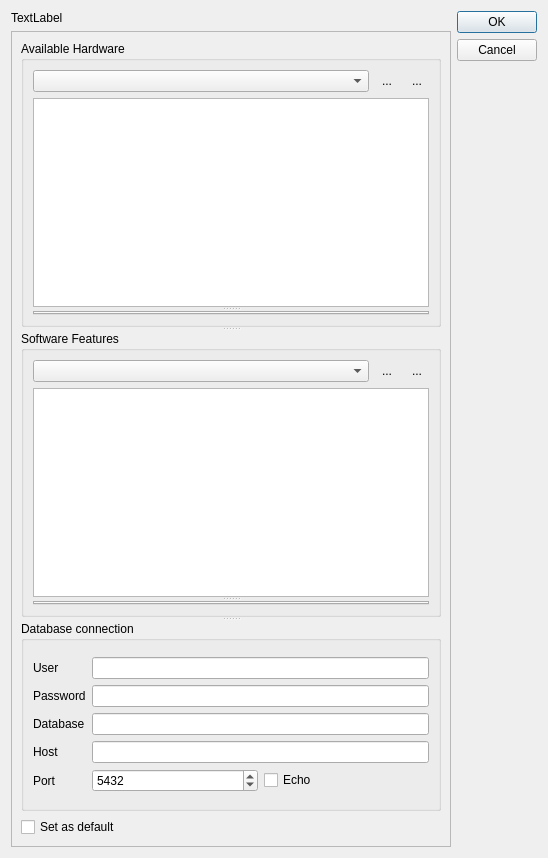
<?xml version="1.0" encoding="UTF-8"?>
<ui version="4.0">
 <class>Dialog</class>
 <widget class="QDialog" name="Dialog">
  <property name="geometry">
   <rect>
    <x>0</x>
    <y>0</y>
    <width>548</width>
    <height>858</height>
   </rect>
  </property>
  <property name="windowTitle">
   <string>Project Selection</string>
  </property>
  <layout class="QHBoxLayout" name="horizontalLayout_3">
   <item>
    <layout class="QVBoxLayout" name="verticalLayout">
     <item>
      <widget class="QLabel" name="infoLabel">
       <property name="text">
        <string>TextLabel</string>
       </property>
       <property name="wordWrap">
        <bool>true</bool>
       </property>
      </widget>
     </item>
     <item>
      <widget class="QScrollArea" name="scrollArea">
       <property name="widgetResizable">
        <bool>true</bool>
       </property>
       <widget class="QWidget" name="scrollAreaWidgetContents_2">
        <property name="geometry">
         <rect>
          <x>0</x>
          <y>0</y>
          <width>445</width>
          <height>817</height>
         </rect>
        </property>
        <layout class="QVBoxLayout" name="verticalLayout_5">
         <item>
          <widget class="QSplitter" name="splitter_3">
           <property name="orientation">
            <enum>Qt::Vertical</enum>
           </property>
           <property name="childrenCollapsible">
            <bool>false</bool>
           </property>
           <widget class="QGroupBox" name="groupBox_2">
            <property name="title">
             <string>Available Hardware</string>
            </property>
            <layout class="QVBoxLayout" name="verticalLayout_2">
             <item>
              <layout class="QHBoxLayout" name="horizontalLayout_2">
               <item>
                <widget class="QComboBox" name="hardwareComboBox"/>
               </item>
               <item>
                <widget class="QToolButton" name="addHardwareButton">
                 <property name="text">
                  <string>...</string>
                 </property>
                 <property name="icon">
                  <iconset resource="Experiment.qrc">
                   <normaloff>:/openicon/icons/edit-add.png</normaloff>:/openicon/icons/edit-add.png</iconset>
                 </property>
                 <property name="autoRaise">
                  <bool>true</bool>
                 </property>
                </widget>
               </item>
               <item>
                <widget class="QToolButton" name="removeHardwareButton">
                 <property name="text">
                  <string>...</string>
                 </property>
                 <property name="icon">
                  <iconset resource="Experiment.qrc">
                   <normaloff>:/openicon/icons/edit_remove.png</normaloff>:/openicon/icons/edit_remove.png</iconset>
                 </property>
                 <property name="autoRaise">
                  <bool>true</bool>
                 </property>
                </widget>
               </item>
              </layout>
             </item>
             <item>
              <widget class="QSplitter" name="splitter">
               <property name="orientation">
                <enum>Qt::Vertical</enum>
               </property>
               <widget class="QListWidget" name="hardwareListWidget">
                <property name="styleSheet">
                 <string notr="true">QListWidget:item:selected:active {background: darkBlue;color: white;} QListWidget:item:selected:!active {background: darkBlue;color: white;} QListWidget:item:selected:disabled {background: darkBlue;color: white;} QListWidget:item:selected:!disabled {background: darkBlue;color: white;}</string>
                </property>
               </widget>
               <widget class="QTabWidget" name="hardwareTabWidget">
                <property name="currentIndex">
                 <number>-1</number>
                </property>
               </widget>
              </widget>
             </item>
            </layout>
           </widget>
           <widget class="QGroupBox" name="groupBox_3">
            <property name="title">
             <string>Software Features</string>
            </property>
            <layout class="QVBoxLayout" name="verticalLayout_4">
             <item>
              <layout class="QHBoxLayout" name="horizontalLayout_4">
               <item>
                <widget class="QComboBox" name="softwareComboBox"/>
               </item>
               <item>
                <widget class="QToolButton" name="addSoftwareButton">
                 <property name="text">
                  <string>...</string>
                 </property>
                 <property name="icon">
                  <iconset resource="Experiment.qrc">
                   <normaloff>:/openicon/icons/edit-add.png</normaloff>:/openicon/icons/edit-add.png</iconset>
                 </property>
                 <property name="autoRaise">
                  <bool>true</bool>
                 </property>
                </widget>
               </item>
               <item>
                <widget class="QToolButton" name="removeSoftwareButton">
                 <property name="text">
                  <string>...</string>
                 </property>
                 <property name="icon">
                  <iconset resource="Experiment.qrc">
                   <normaloff>:/openicon/icons/edit_remove.png</normaloff>:/openicon/icons/edit_remove.png</iconset>
                 </property>
                 <property name="autoRaise">
                  <bool>true</bool>
                 </property>
                </widget>
               </item>
              </layout>
             </item>
             <item>
              <widget class="QSplitter" name="splitter_2">
               <property name="orientation">
                <enum>Qt::Vertical</enum>
               </property>
               <widget class="QListWidget" name="softwareListWidget"/>
               <widget class="QTabWidget" name="softwareTabWidget">
                <property name="currentIndex">
                 <number>-1</number>
                </property>
               </widget>
              </widget>
             </item>
            </layout>
           </widget>
           <widget class="QGroupBox" name="groupBox">
            <property name="title">
             <string>Database connection</string>
            </property>
            <layout class="QVBoxLayout" name="verticalLayout_3">
             <item>
              <layout class="QGridLayout" name="gridLayout_2">
               <item row="5" column="1">
                <widget class="QSpinBox" name="portEdit">
                 <property name="maximum">
                  <number>999999999</number>
                 </property>
                 <property name="value">
                  <number>5432</number>
                 </property>
                </widget>
               </item>
               <item row="2" column="0">
                <widget class="QLabel" name="label_9">
                 <property name="text">
                  <string>Password</string>
                 </property>
                </widget>
               </item>
               <item row="3" column="0">
                <widget class="QLabel" name="label_10">
                 <property name="text">
                  <string>Database</string>
                 </property>
                </widget>
               </item>
               <item row="0" column="0">
                <widget class="QLabel" name="label_8">
                 <property name="text">
                  <string>User</string>
                 </property>
                </widget>
               </item>
               <item row="5" column="0">
                <widget class="QLabel" name="label_12">
                 <property name="text">
                  <string>Port</string>
                 </property>
                </widget>
               </item>
               <item row="4" column="0">
                <widget class="QLabel" name="label_11">
                 <property name="text">
                  <string>Host</string>
                 </property>
                </widget>
               </item>
               <item row="5" column="2">
                <widget class="QCheckBox" name="echoCheck">
                 <property name="text">
                  <string>Echo</string>
                 </property>
                </widget>
               </item>
               <item row="4" column="1" colspan="2">
                <widget class="QLineEdit" name="hostEdit"/>
               </item>
               <item row="3" column="1" colspan="2">
                <widget class="QLineEdit" name="databaseEdit"/>
               </item>
               <item row="2" column="1" colspan="2">
                <widget class="QLineEdit" name="passwordEdit">
                 <property name="echoMode">
                  <enum>QLineEdit::Password</enum>
                 </property>
                </widget>
               </item>
               <item row="0" column="1" colspan="2">
                <widget class="QLineEdit" name="userEdit">
                 <property name="sizePolicy">
                  <sizepolicy hsizetype="Expanding" vsizetype="Fixed">
                   <horstretch>1</horstretch>
                   <verstretch>0</verstretch>
                  </sizepolicy>
                 </property>
                </widget>
               </item>
              </layout>
             </item>
            </layout>
           </widget>
          </widget>
         </item>
         <item>
          <widget class="QCheckBox" name="defaultCheckBox">
           <property name="text">
            <string>Set as default</string>
           </property>
          </widget>
         </item>
        </layout>
        <zorder></zorder>
        <zorder>groupBox_2</zorder>
        <zorder>groupBox_3</zorder>
        <zorder>groupBox</zorder>
        <zorder>defaultCheckBox</zorder>
       </widget>
      </widget>
     </item>
    </layout>
   </item>
   <item>
    <widget class="QDialogButtonBox" name="buttonBox">
     <property name="orientation">
      <enum>Qt::Vertical</enum>
     </property>
     <property name="standardButtons">
      <set>QDialogButtonBox::Cancel|QDialogButtonBox::Ok</set>
     </property>
    </widget>
   </item>
  </layout>
 </widget>
 <tabstops>
  <tabstop>userEdit</tabstop>
  <tabstop>passwordEdit</tabstop>
  <tabstop>databaseEdit</tabstop>
  <tabstop>hostEdit</tabstop>
  <tabstop>portEdit</tabstop>
  <tabstop>buttonBox</tabstop>
 </tabstops>
 <resources>
  <include location="Experiment.qrc"/>
 </resources>
 <connections>
  <connection>
   <sender>buttonBox</sender>
   <signal>accepted()</signal>
   <receiver>Dialog</receiver>
   <slot>accept()</slot>
   <hints>
    <hint type="sourcelabel">
     <x>248</x>
     <y>254</y>
    </hint>
    <hint type="destinationlabel">
     <x>157</x>
     <y>274</y>
    </hint>
   </hints>
  </connection>
  <connection>
   <sender>buttonBox</sender>
   <signal>rejected()</signal>
   <receiver>Dialog</receiver>
   <slot>reject()</slot>
   <hints>
    <hint type="sourcelabel">
     <x>316</x>
     <y>260</y>
    </hint>
    <hint type="destinationlabel">
     <x>286</x>
     <y>274</y>
    </hint>
   </hints>
  </connection>
 </connections>
</ui>
